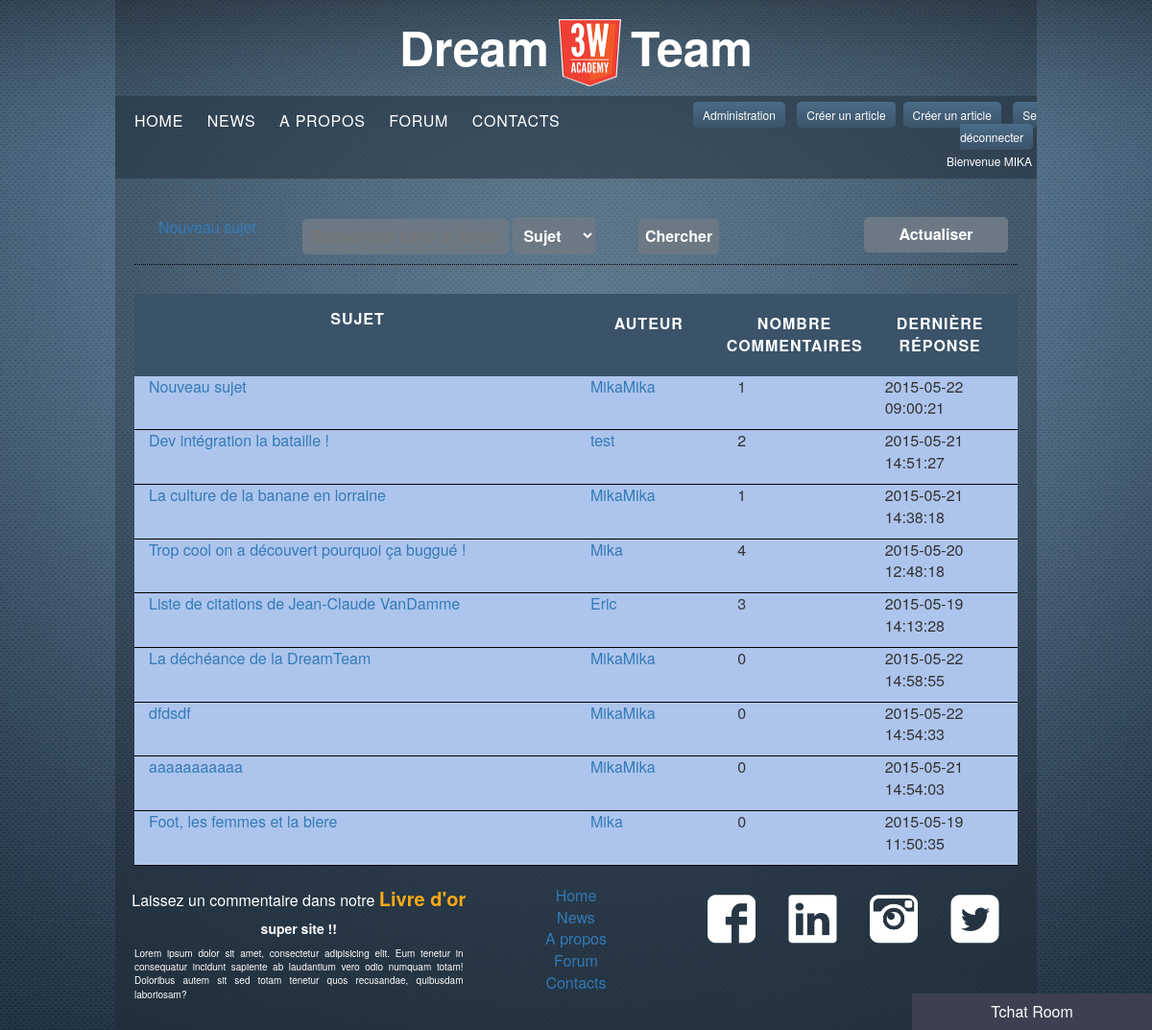
The page /index.php?page=forum (signed in) on the database its author committed.
### tables this page shows
CREATE TABLE IF NOT EXISTS `forum` (
  `id` int(11) NOT NULL AUTO_INCREMENT,
  `sujet` varchar(64) NOT NULL,
  `date` timestamp NOT NULL DEFAULT CURRENT_TIMESTAMP,
  `description` varchar(9192) NOT NULL,
  `id_user` int(8) NOT NULL,
  PRIMARY KEY (`id`)
);

CREATE TABLE IF NOT EXISTS `user` (
  `id` int(11) NOT NULL AUTO_INCREMENT,
  `login` varchar(32) NOT NULL,
  `password` varchar(512) NOT NULL,
  `email` varchar(128) NOT NULL,
  `date_register` timestamp NOT NULL DEFAULT CURRENT_TIMESTAMP,
  `nom` varchar(64) NOT NULL,
  `prenom` varchar(64) NOT NULL,
  `date_naissance` date NOT NULL,
  `nbr_sujets` int(11) NOT NULL,
  `avatar` varchar(512) NOT NULL,
  `droits` int(2) NOT NULL,
  PRIMARY KEY (`id`)
);

CREATE TABLE IF NOT EXISTS `livredor` (
  `id` int(11) NOT NULL AUTO_INCREMENT,
  `nom` varchar(64) NOT NULL,
  `titre` varchar(32) NOT NULL,
  `description` varchar(2048) NOT NULL,
  `date` timestamp NOT NULL DEFAULT CURRENT_TIMESTAMP,
  PRIMARY KEY (`id`)
);

### apps/content.php (called while the page is built)
<?php
require('./apps/'.$page.'.php');
?>

### apps/livredorfooter.php (called while the page is built)
<?php
$tab = $db->query("SELECT * FROM livredor ORDER BY date DESC")->fetchAll(PDO::FETCH_ASSOC);
$titre = $tab[0]['titre'];
$description = $tab[0]['description'];
require('views/livredorfooter.phtml');
?>

### apps/footer.php (called while the page is built)
<?php
require('views/footer.phtml');
?>

### views/forum-liste.phtml (the view)
<div class="nombreSujet">
	<a href="index.php?page=forum&id_sujet=<?=$id_sujet?>" class="col-md-6"><?=$sujet?></a>
	<a href="index.php?page=profil-user&id_user=<?=$id_user?>" class="col-md-2"><?=$user_pseudo?></a>
	<p class="col-md-2"><?= $nbCommentaire ?></p>
	<p class="col-md-2"><?=$date?></p>
</div>

### apps/forum-liste.php (shortened to what this page needs)
<?php
$tab = $db->query("SELECT f.*, u.login, c.date AS date_commentaire, f.date as date_forum,  COUNT(c.id) AS nbCommentaire
FROM forum f
LEFT OUTER JOIN commentaires c ON f.id=c.id_forum
JOIN user u ON u.id=f.id_user
GROUP BY f.id
ORDER BY date_commentaire DESC, f.id DESC
	")->fetchAll(PDO::FETCH_ASSOC);
foreach ($tab as $tab2) {
	$id_user = $tab2['id_user'];
	$user_pseudo = $tab2['login'];
	$id_sujet = $tab2['id'];
	$sujet = $tab2['sujet'];
	$date = $tab2['date'];
	$nbCommentaire = $tab2['nbCommentaire'];
	if ($tab2['date_commentaire'] !=null){
		$date= $tab2['date_commentaire'];
	}
	else{
		$date= $tab2['date'];
	}
	require('views/forum-liste.phtml');
}
?>

### views/livredorfooter.phtml
<div class="footerlod">
	<p>Laissez un commentaire dans notre<a href="index.php?page=livredor" class="livredorlien"> <span class="ldo">Livre d'or</span></a> </p>
</div>
<div class="preview">
	<h3><?=$titre?></h3>
	<p><?=$description?></p>
</div>

### views/styles/style.css (style rules this page uses)
body { background: url(../../views/images/bg.jpg) no-repeat top fixed; font-size: 16px !important; }
.nombreSujet { overflow: hidden; border-bottom: 1px solid black; background: #ADC5ED; }
.ldo { font-weight: 700; font-size:20px; color:#FCA916; }
.preview { font-size:10px; }
.preview h3 { font-size: 14px; color: white; font-weight: bold; margin-top: 0; }
.preview p { padding: 0px 20px; text-align: justify; }
footer p { color: white; }
.livredorlien { color:#F8C636; }

### rows shown on the page
forum: sujet "Nouveau sujet", id_user.login "MikaMika", nbCommentaire "1", date "2015-05-22 09:00:21"
forum: sujet "Dev intégration la bataille !", id_user.login "test", nbCommentaire "2", date "2015-05-21 14:51:27"
forum: sujet "La culture de la banane en lorraine", id_user.login "MikaMika", nbCommentaire "1", date "2015-05-21 14:38:18"
forum: sujet "Trop cool on a découvert pourquoi ça buggué !", id_user.login "Mika", nbCommentaire "4", date "2015-05-20 12:48:18"
forum: sujet "Liste de citations de Jean-Claude VanDamme", id_user.login "Eric", nbCommentaire "3", date "2015-05-19 14:13:28"
forum: sujet "La déchéance de la DreamTeam", id_user.login "MikaMika", nbCommentaire "0", date "2015-05-22 14:58:55"
forum: sujet "dfdsdf", id_user.login "MikaMika", nbCommentaire "0", date "2015-05-22 14:54:33"
forum: sujet "aaaaaaaaaaa", id_user.login "MikaMika", nbCommentaire "0", date "2015-05-21 14:54:03"
forum: sujet "Foot, les femmes et la biere", id_user.login "Mika", nbCommentaire "0", date "2015-05-19 11:50:35"
livredor: titre "super site !!", description "Lorem ipsum dolor sit amet, consectetur adipisicing elit. Eum tenetur in consequatur incidunt sapiente ab laudantium vero odio numquam totam! Doloribus autem sit sed totam tenetur quos recusandae, quibusdam laboriosam?"

### other values the page prints
$user "MIKA"
